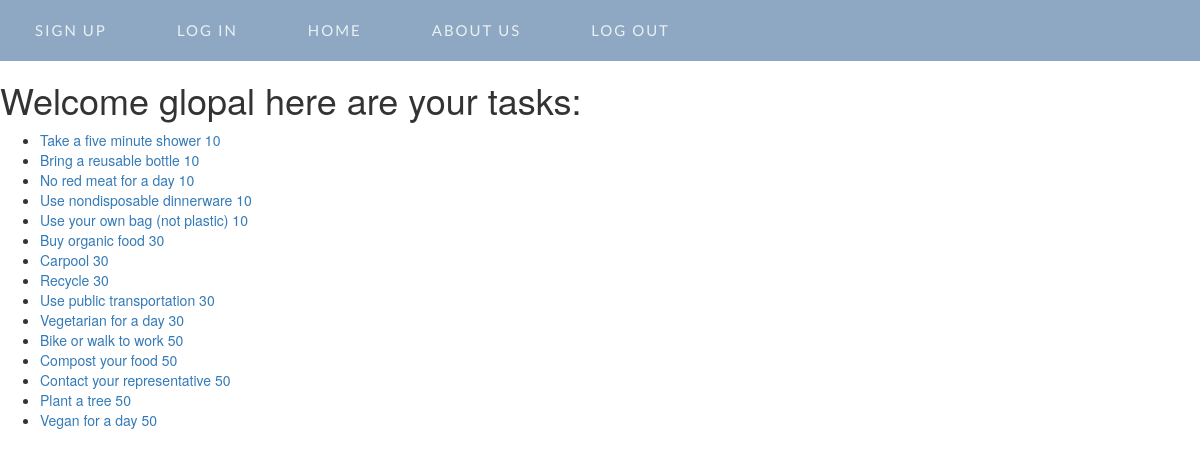
Page /core/index/ (signed in) on the committed database.
### core/models.py (models this page shows, shortened)
class Activity(models.Model):
    user = models.ForeignKey(User, default=1)
    taskName = models.CharField(max_length=100)
    category = models.CharField(max_length=100)

### core/views.py (the view)
def index(request):
    all_activities = Activity.objects.all()
    return render(request, 'core/index.html', {'all_activities': all_activities})

### core/templates/core/index.html (shortened to what this page needs)
{% extends 'core/base.html' %}
{% load staticfiles %}
{% block href %} <link rel="stylesheet" type="text/css" href="{% static 'core/userhomepage.css' %}"> {% endblock %}
{% block body %}
  <h1>Welcome {{ user.username }} here are your tasks: </h1>
  <ul>
    {% for activity in all_activities %}
      <li><a href=" {% url 'core:detail' activity.id %}">{{ activity.taskName }} {{activity.category}}</a></li>
    {% endfor %}
  </ul>
{% endblock %}

### core/static/core/userhomepage.css (style rules this page uses)
body { background-color: #e8f1f2; color: #25283d; font-family: 'Source Sans Pro', sans-serif; }

### rows in the picture
Activity: taskName "Take a five minute shower", category "10"
Activity: taskName "Bring a reusable bottle", category "10"
Activity: taskName "No red meat for a day", category "10"
Activity: taskName "Use nondisposable dinnerware", category "10"
Activity: taskName "Use your own bag (not plastic)", category "10"
Activity: taskName "Buy organic food", category "30"
Activity: taskName "Carpool", category "30"
Activity: taskName "Recycle", category "30"
Activity: taskName "Use public transportation", category "30"
Activity: taskName "Vegetarian for a day", category "30"
Activity: taskName "Bike or walk to work", category "50"
Activity: taskName "Compost your food", category "50"
Activity: taskName "Contact your representative", category "50"
Activity: taskName "Plant a tree", category "50"
Activity: taskName "Vegan for a day", category "50"

### other values in the picture
{{ user.username }} "glopal"
